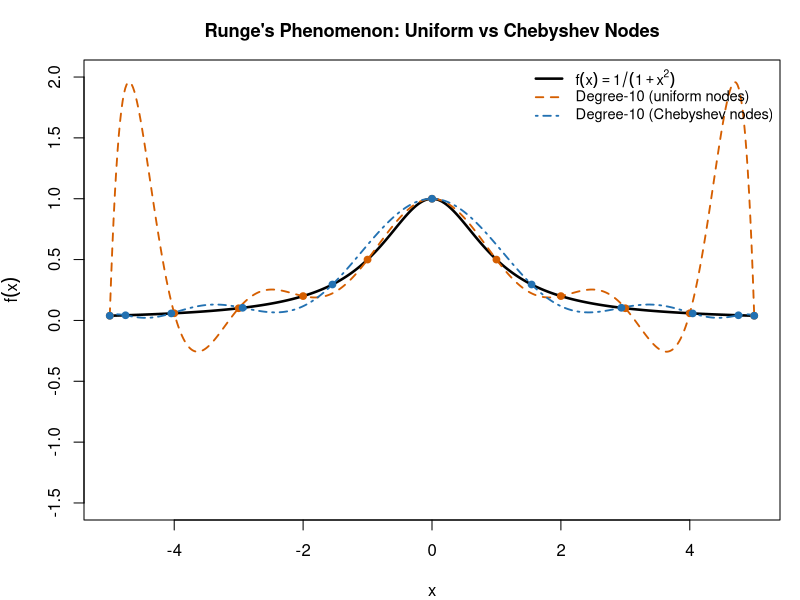
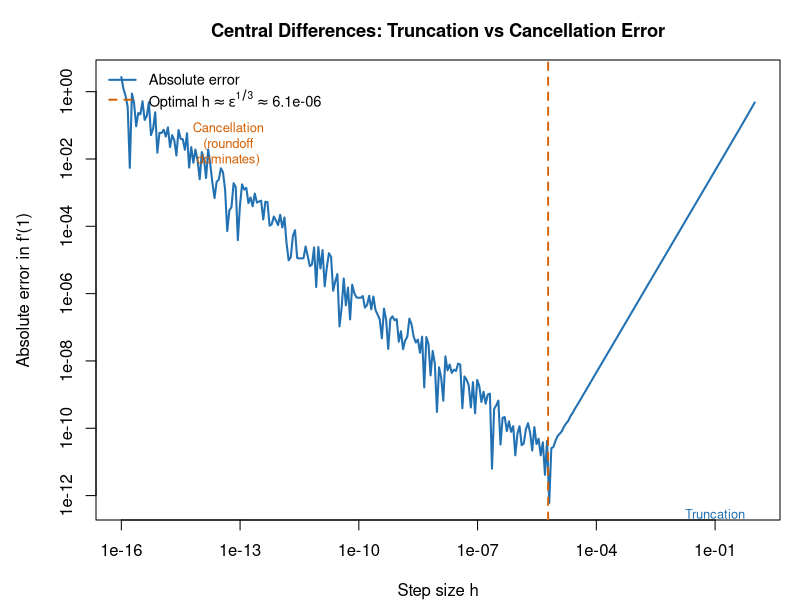
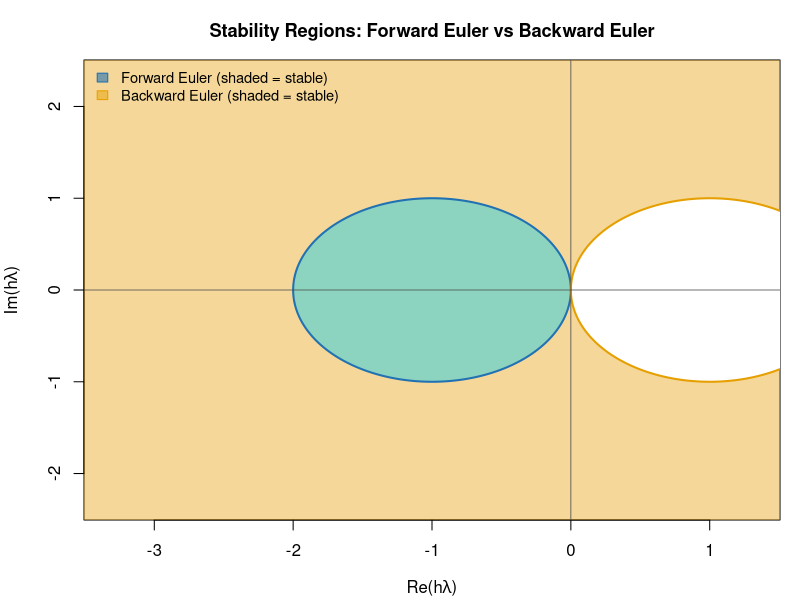
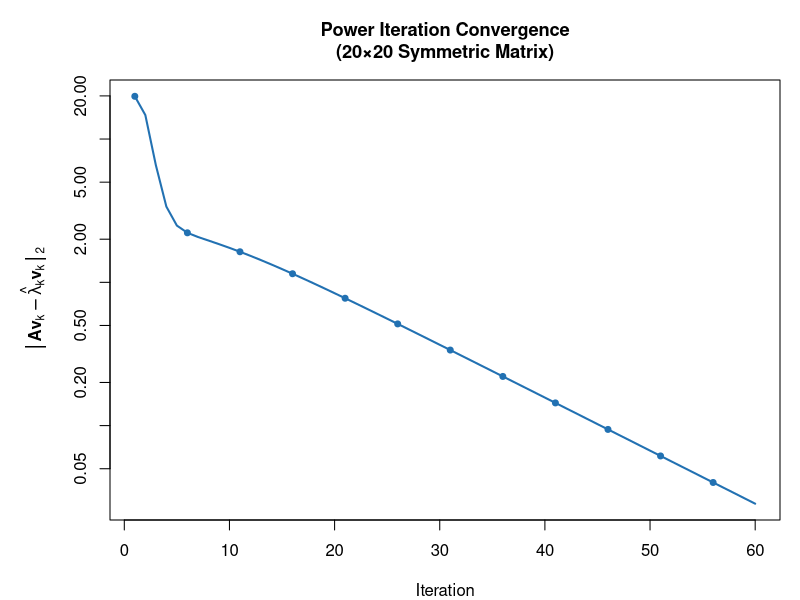
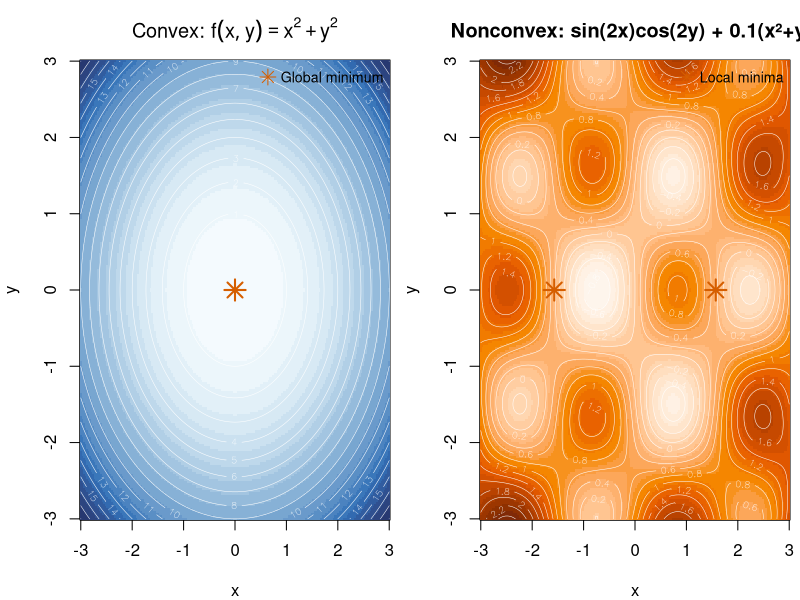
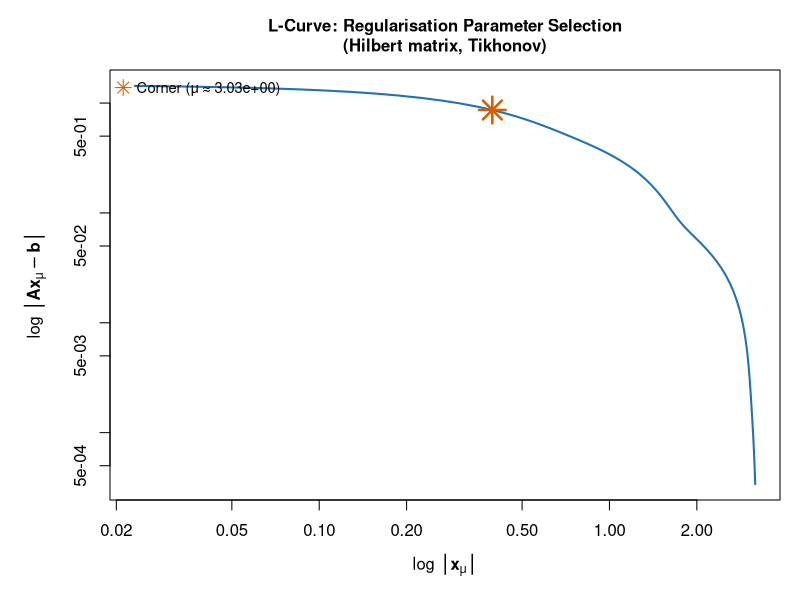

Write R code to recreate these figures, in order.
#!/usr/bin/env Rscript
# Generate all figures for the numerical analysis primer.
# Run via: Rscript generate_plots.R  (inside the rocker/tidyverse container)

dir.create("figures", showWarnings = FALSE, recursive = TRUE)

FIGDPI <- 150
BLUE   <- "#2271B2"
ORANGE <- "#E69F00"
GREEN  <- "#009E73"
RED    <- "#D55E00"

# Vandermonde polynomial interpolation (degree n = length(x_nodes) - 1)
poly_interp <- function(x_nodes, y_nodes, x_eval) {
  n <- length(x_nodes) - 1
  V <- outer(x_nodes, 0:n, `^`)
  coefs <- solve(V, y_nodes)
  sapply(x_eval, function(xi) sum(coefs * xi^(0:n)))
}

cat("Generating figures...\n")

# --------------------------------------------------------------------------
# 1. Runge's phenomenon
# --------------------------------------------------------------------------
cat("  figures/runge_phenomenon.png\n")
local({
  f <- function(x) 1 / (1 + x^2)
  x_fine <- seq(-5, 5, length.out = 500)
  n <- 10

  x_unif <- seq(-5, 5, length.out = n + 1)
  y_unif  <- poly_interp(x_unif, f(x_unif), x_fine)

  k <- 0:n
  x_cheb <- -5 * cos(k * pi / n)
  y_cheb  <- poly_interp(x_cheb, f(x_cheb), x_fine)

  png("figures/runge_phenomenon.png", width = 800, height = 500, res = FIGDPI)
  par(mar = c(4, 4.2, 3, 1))
  plot(x_fine, f(x_fine), type = "l", lwd = 2.5, col = "black",
       ylim = c(-1.5, 2.0), xlab = expression(x), ylab = expression(f(x)),
       main = "Runge's Phenomenon: Uniform vs Chebyshev Nodes", cex.main = 1.1)
  lines(x_fine, y_unif, col = RED,  lwd = 1.8, lty = 2)
  lines(x_fine, y_cheb, col = BLUE, lwd = 1.8, lty = 4)
  points(x_unif, f(x_unif), col = RED,  pch = 19, cex = 0.9)
  points(x_cheb, f(x_cheb), col = BLUE, pch = 19, cex = 0.9)
  legend("topright", bty = "n", lty = c(1, 2, 4), lwd = c(2.5, 1.8, 1.8),
         col = c("black", RED, BLUE),
         legend = c(expression(f(x) == 1 / (1 + x^2)),
                    "Degree-10 (uniform nodes)",
                    "Degree-10 (Chebyshev nodes)"), cex = 0.88)
  dev.off()
})

# --------------------------------------------------------------------------
# 2. Finite-difference step-size vs error
# --------------------------------------------------------------------------
cat("  figures/finite_diff_stepsize.png\n")
local({
  f <- exp
  x0 <- 1.0
  true_deriv <- exp(1.0)
  h_vals <- 10^seq(-16, 0, length.out = 300)
  errors  <- abs((f(x0 + h_vals) - f(x0 - h_vals)) / (2 * h_vals) - true_deriv)
  errors[errors == 0] <- 1e-17

  eps_mach <- .Machine$double.eps
  h_opt    <- eps_mach^(1 / 3)

  png("figures/finite_diff_stepsize.png", width = 800, height = 500, res = FIGDPI)
  par(mar = c(4, 4.8, 3, 1))
  plot(h_vals, errors, type = "l", lwd = 2, col = BLUE, log = "xy",
       xlab = "Step size h",
       ylab = expression("Absolute error in " * f * "'(1)"),
       main = "Central Differences: Truncation vs Cancellation Error",
       cex.main = 1.1)
  abline(v = h_opt, col = RED, lty = 2, lwd = 1.8)
  legend("topleft", bty = "n", lty = c(1, 2), lwd = c(2, 1.8),
         col = c(BLUE, RED),
         legend = c("Absolute error",
                    bquote("Optimal" ~ h %~~% epsilon^{1/3} %~~% .(sprintf("%.1e", h_opt)))),
         cex = 0.88)
  text(5e-14, 0.03, "Cancellation\n(roundoff\ndominates)", col = RED,  cex = 0.78)
  text(0.1,   1e-13, "Truncation\n(discretisation\ndominates)", col = BLUE, cex = 0.78)
  dev.off()
})

# --------------------------------------------------------------------------
# 3. Stability regions: Forward Euler vs Backward Euler
# --------------------------------------------------------------------------
cat("  figures/stability_regions.png\n")
local({
  re_g <- seq(-3.5, 1.5, length.out = 400)
  im_g <- seq(-2.5, 2.5, length.out = 400)
  Z <- outer(re_g, im_g, function(r, i) complex(real = r, imaginary = i))

  fe_stable <- Mod(1 + Z) <= 1.0     # disk at -1, radius 1
  be_stable  <- Mod(Z - 1) >= 1.0    # exterior of disk at +1, radius 1

  # Encode: 0=neither, 1=FE only, 2=BE only, 3=both
  code_mat <- fe_stable * 1L + be_stable * 2L

  cols <- c("white",
            adjustcolor(BLUE,   alpha.f = 0.55),   # FE only
            adjustcolor(ORANGE, alpha.f = 0.40),   # BE only
            adjustcolor(GREEN,  alpha.f = 0.45))   # both

  theta <- seq(0, 2 * pi, length.out = 360)

  png("figures/stability_regions.png", width = 800, height = 650, res = FIGDPI)
  par(mar = c(4, 4.2, 3, 1))
  image(re_g, im_g, code_mat, col = cols,
        xlab = expression("Re(" * h * lambda * ")"),
        ylab = expression("Im(" * h * lambda * ")"),
        main = "Stability Regions: Forward Euler vs Backward Euler",
        cex.main = 1.1)
  # Boundary circles
  lines(-1 + cos(theta), sin(theta), col = BLUE,   lwd = 2)
  lines( 1 + cos(theta), sin(theta), col = ORANGE, lwd = 2)
  abline(h = 0, col = "grey30", lwd = 0.8)
  abline(v = 0, col = "grey30", lwd = 0.8)
  legend("topleft", bty = "n",
         fill   = c(adjustcolor(BLUE, 0.6), adjustcolor(ORANGE, 0.5)),
         border = c(BLUE, ORANGE),
         legend = c("Forward Euler (shaded = stable)",
                    "Backward Euler (shaded = stable)"), cex = 0.88)
  dev.off()
})

# --------------------------------------------------------------------------
# 4. Eigenvalue convergence (power iteration)
# --------------------------------------------------------------------------
cat("  figures/eigenvalue_convergence.png\n")
local({
  set.seed(42)
  n <- 20
  A_raw <- matrix(rnorm(n * n), n, n)
  A <- A_raw %*% t(A_raw)   # symmetric positive definite

  v <- rnorm(n)
  v <- v / sqrt(sum(v^2))

  max_iters <- 60
  residuals  <- numeric(max_iters)
  for (i in seq_len(max_iters)) {
    w   <- as.numeric(A %*% v)
    lam <- sum(v * w)
    residuals[i] <- sqrt(sum((w - lam * v)^2))
    v <- w / sqrt(sum(w^2))
  }

  png("figures/eigenvalue_convergence.png", width = 800, height = 500, res = FIGDPI)
  # Split the long title and reserve enough top margin for both lines.
  par(mar = c(4, 5.5, 4, 1))
  plot(seq_len(max_iters), residuals, type = "l", lwd = 2, col = BLUE, log = "y",
       xlab = "Iteration",
       ylab = expression(group("||", bold(A)*bold(v)[k] - hat(lambda)[k]*bold(v)[k], "||")[2]),
       main = "Power Iteration Convergence\n(20×20 Symmetric Matrix)",
       cex.main = 1.1)
  points(seq(1, max_iters, by = 5), residuals[seq(1, max_iters, by = 5)],
         col = BLUE, pch = 19, cex = 0.8)
  dev.off()
})

# --------------------------------------------------------------------------
# 5. Optimisation landscape: convex vs nonconvex
# --------------------------------------------------------------------------
cat("  figures/optimisation_landscape.png\n")
local({
  n_g  <- 200
  xv   <- seq(-3, 3, length.out = n_g)
  yv   <- seq(-3, 3, length.out = n_g)
  X    <- outer(xv, rep(1, n_g))
  Y    <- outer(rep(1, n_g), yv)

  Z_conv    <- X^2 + Y^2
  Z_nonconv <- sin(2*X) * cos(2*Y) + 0.1*(X^2 + Y^2)

  png("figures/optimisation_landscape.png", width = 1100, height = 520, res = FIGDPI)
  par(mfrow = c(1, 2), mar = c(4, 4, 3, 0.5))

  # Convex
  image(xv, yv, Z_conv, col = hcl.colors(20, "Blues", rev = TRUE),
        xlab = "x", ylab = "y",
        main = expression("Convex: " * f(x,y) == x^2 + y^2))
  contour(xv, yv, Z_conv, nlevels = 15, add = TRUE, col = "white", lwd = 0.5)
  points(0, 0, pch = 8, cex = 2, col = RED, lwd = 2)
  legend("topright", bty = "n", pch = 8, col = RED, pt.cex = 1.5,
         legend = "Global minimum", cex = 0.85)

  # Nonconvex
  image(xv, yv, Z_nonconv, col = hcl.colors(25, "Oranges", rev = TRUE),
        xlab = "x", ylab = "y",
        main = "Nonconvex: sin(2x)cos(2y) + 0.1(x²+y²)")
  contour(xv, yv, Z_nonconv, nlevels = 20, add = TRUE, col = "white", lwd = 0.5)
  local_min_x <- c(-pi/2, pi/2)
  local_min_y <- c(0, 0)
  points(local_min_x, local_min_y, pch = 8, cex = 2, col = RED, lwd = 2)
  legend("topright", bty = "n", pch = 8, col = RED, pt.cex = 1.5,
         legend = "Local minima", cex = 0.85)

  dev.off()
  par(mfrow = c(1, 1))
})

# --------------------------------------------------------------------------
# 6. L-curve (Tikhonov regularisation on Hilbert matrix)
# --------------------------------------------------------------------------
cat("  figures/lcurve.png\n")
local({
  hilbert_mat <- function(n) {
    i <- seq_len(n)
    1 / outer(i, i, function(a, b) a + b - 1)
  }

  n <- 10
  A <- hilbert_mat(n)
  set.seed(7)
  x_true <- rnorm(n)
  b <- A %*% x_true

  mu_vals <- 10^seq(-6, 2, length.out = 80)
  norms_x <- numeric(length(mu_vals))
  norms_r <- numeric(length(mu_vals))

  AtA <- t(A) %*% A
  Atb <- t(A) %*% b
  In  <- diag(n)

  for (j in seq_along(mu_vals)) {
    x_mu      <- solve(AtA + mu_vals[j] * In, Atb)
    norms_x[j] <- sqrt(sum(x_mu^2))
    norms_r[j] <- sqrt(sum((A %*% x_mu - b)^2))
  }

  # Corner: maximum discrete curvature in log-log space
  lx  <- log(norms_x)
  lr  <- log(norms_r)
  dx  <- diff(lx);  dy  <- diff(lr)
  ddx <- diff(dx);  ddy <- diff(dy)
  m   <- length(ddx)
  curvature <- abs(dx[1:m] * ddy - dy[1:m] * ddx) /
               (dx[1:m]^2 + dy[1:m]^2 + 1e-12)^1.5
  corner_idx <- which.max(curvature) + 1L

  png("figures/lcurve.png", width = 700, height = 600, res = FIGDPI)
  par(mar = c(5, 5.5, 3.5, 1))
  plot(norms_x, norms_r, type = "l", lwd = 2, col = BLUE, log = "xy",
       xlab = expression(log * " " * group("||", bold(x)[mu], "||")),
       ylab = expression(log * " " * group("||", bold(A)*bold(x)[mu] - bold(b), "||")),
       main = "L-Curve: Regularisation Parameter Selection\n(Hilbert matrix, Tikhonov)",
       cex.main = 1.0)
  points(norms_x[corner_idx], norms_r[corner_idx],
         pch = 8, cex = 2.5, col = RED, lwd = 2.5)
  legend("topleft", bty = "n", pch = 8, col = RED, pt.cex = 1.5,
         legend = sprintf("Corner (μ ≈ %.2e)", mu_vals[corner_idx]),
         cex = 0.88)
  dev.off()
})

cat("Done.\n")
